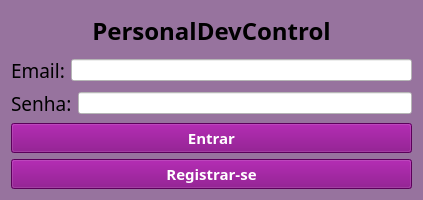
<?xml version="1.0" encoding="UTF-8"?>
<ui version="4.0">
 <class>LoginTasks</class>
 <widget class="QFrame" name="LoginTasks">
  <property name="geometry">
   <rect>
    <x>0</x>
    <y>0</y>
    <width>423</width>
    <height>200</height>
   </rect>
  </property>
  <property name="windowTitle">
   <string>Login Tasks</string>
  </property>
  <property name="styleSheet">
   <string notr="true">background-color: rgb(151, 115, 158);</string>
  </property>
  <layout class="QVBoxLayout" name="verticalLayout_2">
   <item>
    <widget class="QLabel" name="label_3">
     <property name="font">
      <font>
       <family>JetBrains Mono NL</family>
       <pointsize>18</pointsize>
       <bold>true</bold>
      </font>
     </property>
     <property name="text">
      <string>PersonalDevControl</string>
     </property>
     <property name="alignment">
      <set>Qt::AlignmentFlag::AlignCenter</set>
     </property>
    </widget>
   </item>
   <item>
    <layout class="QHBoxLayout" name="horizontalLayout">
     <item>
      <widget class="QLabel" name="label">
       <property name="font">
        <font>
         <family>JetBrains Mono NL</family>
         <pointsize>14</pointsize>
        </font>
       </property>
       <property name="text">
        <string>Email:</string>
       </property>
      </widget>
     </item>
     <item>
      <widget class="QLineEdit" name="lineEdit">
       <property name="styleSheet">
        <string notr="true">background-color: rgb(255, 255, 255);</string>
       </property>
      </widget>
     </item>
    </layout>
   </item>
   <item>
    <layout class="QHBoxLayout" name="horizontalLayout_2">
     <item>
      <widget class="QLabel" name="label_2">
       <property name="font">
        <font>
         <family>JetBrains Mono NL</family>
         <pointsize>14</pointsize>
        </font>
       </property>
       <property name="text">
        <string>Senha:</string>
       </property>
      </widget>
     </item>
     <item>
      <layout class="QVBoxLayout" name="verticalLayout">
       <item>
        <widget class="QLineEdit" name="lineEdit_2">
         <property name="styleSheet">
          <string notr="true">background-color: rgb(255, 255, 255);</string>
         </property>
         <property name="echoMode">
          <enum>QLineEdit::EchoMode::Password</enum>
         </property>
        </widget>
       </item>
      </layout>
     </item>
    </layout>
   </item>
   <item>
    <widget class="QPushButton" name="pushButton">
     <property name="font">
      <font>
       <family>JetBrains Mono NL</family>
       <pointsize>11</pointsize>
       <bold>true</bold>
      </font>
     </property>
     <property name="styleSheet">
      <string notr="true">background-color: rgb(128,0,128);
color: rgb(255, 255, 255);</string>
     </property>
     <property name="text">
      <string>Entrar</string>
     </property>
    </widget>
   </item>
   <item>
    <widget class="QPushButton" name="pushButton_2">
     <property name="font">
      <font>
       <family>JetBrains Mono NL</family>
       <pointsize>11</pointsize>
       <bold>true</bold>
      </font>
     </property>
     <property name="styleSheet">
      <string notr="true">background-color: rgb(128,0,128);
color: rgb(255, 255, 255);</string>
     </property>
     <property name="text">
      <string>Registrar-se</string>
     </property>
    </widget>
   </item>
  </layout>
 </widget>
 <resources/>
 <connections/>
</ui>
